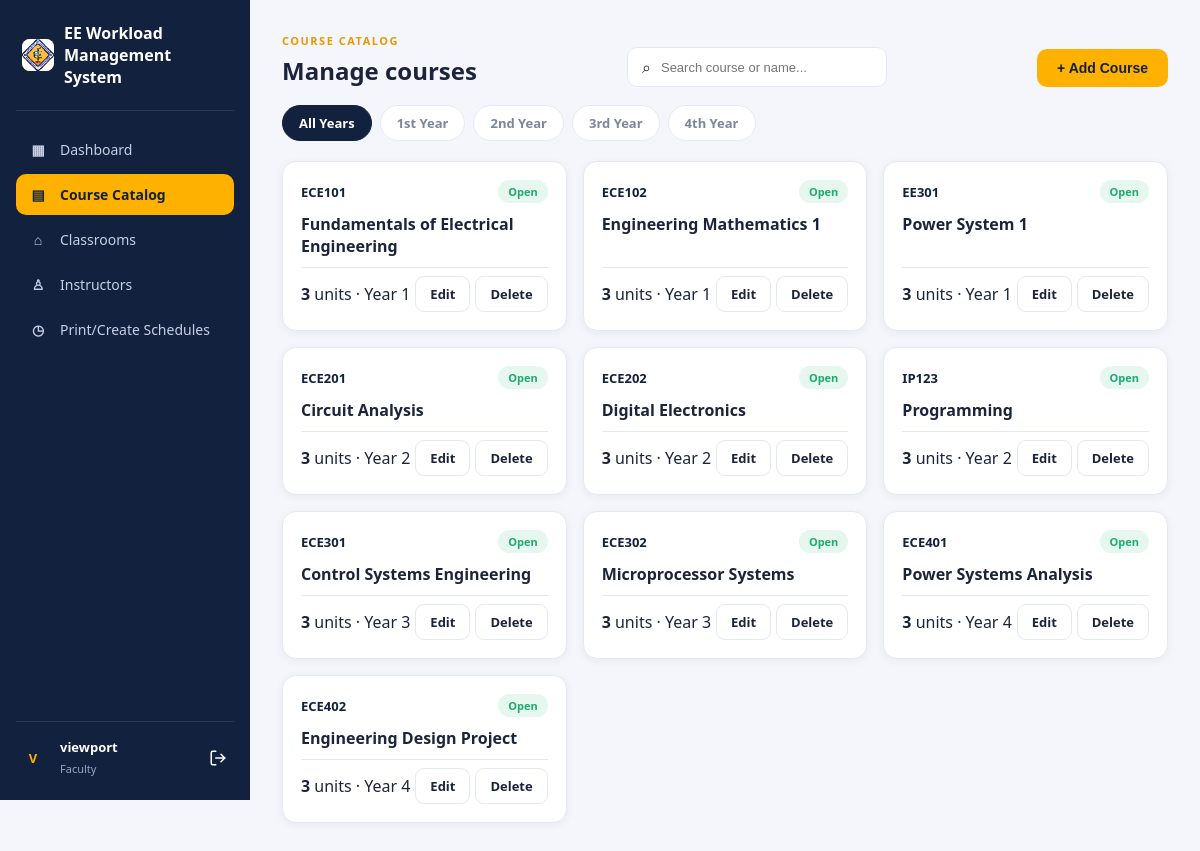
/courses.php (signed in), run on the app's committed database.
### tables this page shows
CREATE TABLE `courses` (
  `course_id` int(11) NOT NULL,
  `course_code` varchar(10) NOT NULL,
  `course_name` varchar(100) NOT NULL,
  `year_level` tinyint(4) NOT NULL,
  `units` tinyint(4) NOT NULL,
  `status` enum('Open','Closed') DEFAULT 'Open'
);

### courses.php (the view, shortened to what this page needs)
<?php
function h($v){ return htmlspecialchars((string)$v, ENT_QUOTES, 'UTF-8'); }
$db = new database();
$conn = $db->connect();
require 'includes/header.php';
$year = (int)($_GET['year'] ?? 0);
$search = trim($_GET['search'] ?? '');
$sql = "SELECT * FROM courses
        WHERE (? = 0 OR year_level = ?)
          AND (? = '' OR course_code LIKE CONCAT('%',?,'%') OR course_name LIKE CONCAT('%',?,'%'))
        ORDER BY year_level, course_code";
$stmt = $conn->prepare($sql);
$stmt->bind_param("iisss", $year, $year, $search, $search, $search);
$stmt->execute();
$filtered = $stmt->get_result()->fetch_all(MYSQLI_ASSOC);
?>
<section class="page-section">
<div class="section-heading">
  <div><span class="eyebrow">COURSE CATALOG</span><h2>Manage courses</h2></div>
  <form class="search"><span>⌕</span><input id="courseSearch" value="<?= h($search) ?>" placeholder="Search course or name..."></form>
<button class="primary-btn" id="openAddCourse">+ Add Course</button>
</div>
<div class="year-tabs">
  <a class="<?= !$year?'selected':'' ?>" href="courses.php">All Years</a>
  <?php for($y=1;$y<=4;$y++): ?>
  <a class="<?= $year===$y?'selected':'' ?>" href="?year=<?=$y?>"><?=$y?><?= $y===1?'st':($y===2?'nd':($y===3?'rd':'th')) ?> Year</a>
  <?php endfor;?>
</div>
<div class="course-grid" id="courseGrid">
<?php foreach($filtered as $c): ?>
<article class="course-card searchable">
  <div class="course-top">
    <span class="code"><?=h($c['course_code'])?></span>
    <span class="status <?= strtolower($c['status']) ?>"><?=h($c['status'])?></span>
  </div>
  <h3><?=h($c['course_name'])?></h3>
  <div class="course-bottom">
    <span><b><?=h($c['units'])?></b> units · Year <?=h($c['year_level'])?></span>
    <a href="?edit=<?= $c['course_id'] ?>" class="outline-btn">Edit</a>
    <a href="?delete=<?= $c['course_id'] ?>" class="outline-btn" onclick="return confirm('Delete this course?')">Delete</a>
  </div>
</article>
<?php endforeach;?>
</div>
</section>
<?php require 'includes/footer.php'; ?>

### assets/style.css (style rules this page uses)
:root { --navy:#12213d; --navy-2:#1b2a4a; --amber:#ffb100; --amber-dark:#e69900; --bg:#f4f6fb; --card:#ffffff; --border:#e4e8f1; --text:#1c243b; --muted:#7b869c; --green:#1fa971; --green-bg:#e6f7ef; --red:#e5484d; --red-bg:#fdecec; --radius:14px; --shadow:0 2px 10px rgba(20,30,60,.06); }
* { box-sizing:border-box }
body { margin:0;font-family:'Segoe UI',Roboto,Arial,sans-serif;background:var(--bg);color:var(--text);opacity:0;animation:pageFadeIn .45s ease forwards }
a { text-decoration:none;color:inherit }
.page-section { animation:fadeInUp .45s ease both }
.section-heading, .enrollment-head, .schedule-tools, .printable-schedule, .enroll-form-card { animation:fadeInUp .45s ease both }
.page-section { margin-bottom:28px }
.section-heading { display:flex;justify-content:space-between;align-items:flex-end;margin-bottom:18px;flex-wrap:wrap;gap:10px }
.eyebrow { font-size:11px;letter-spacing:1.5px;color:var(--amber-dark);font-weight:700 }
.section-heading h2 { margin:4px 0 0;font-size:24px }
.primary-btn { background:var(--amber);color:var(--navy);border:none;padding:11px 20px;border-radius:10px;font-weight:700;cursor:pointer;display:inline-flex;align-items:center;gap:8px;font-size:14px;transition:background-color .2s ease,transform .15s ease,box-shadow .2s ease }
.outline-btn { background:transparent;border:1.5px solid var(--border);color:var(--text);padding:8px 14px;border-radius:9px;font-weight:600;cursor:pointer;font-size:13px;transition:border-color .2s ease,transform .15s ease,background-color .2s ease }
.status { padding:4px 10px;border-radius:20px;font-size:11px;font-weight:700 }
.status.open,.status.available { background:var(--green-bg);color:var(--green) }
.search { display:flex;align-items:center;gap:8px;background:#fff;border:1px solid var(--border);border-radius:10px;padding:8px 14px;min-width:260px }
.search input { border:none;outline:none;flex:1;font-size:13px;background:transparent }
.year-tabs { display:flex;gap:8px;margin-bottom:20px;flex-wrap:wrap }
.year-tabs a { padding:8px 16px;border-radius:20px;background:#fff;border:1px solid var(--border);font-size:13px;font-weight:600;color:var(--muted) }
.year-tabs a.selected { background:var(--navy);color:#fff;border-color:var(--navy) }
.course-grid { display:grid;grid-template-columns:repeat(3,1fr);gap:16px }
.course-card { background:var(--card);border:1px solid var(--border);border-radius:var(--radius);padding:18px;box-shadow:var(--shadow);display:flex;flex-direction:column;gap:10px;transition:transform .2s ease,box-shadow .2s ease;animation:fadeInUp .4s ease both }
.course-grid .course-card:nth-child(3n+1) { animation-delay:.03s }
.course-grid .course-card:nth-child(3n+2) { animation-delay:.08s }
.course-grid .course-card:nth-child(3n+3) { animation-delay:.13s }
.course-top { display:flex;justify-content:space-between;align-items:center }
.course-top .code { font-weight:700;color:var(--navy);font-size:13px }
.course-card h3 { margin:0;font-size:16px }
.course-bottom { display:flex;justify-content:space-between;align-items:center;margin-top:auto;padding-top:8px;border-top:1px solid var(--border) }

### data on the page
courses: course_code "ECE101", status "Open", course_name "Fundamentals of Electrical Engineering", units "3", year_level "1"
courses: course_code "ECE102", status "Open", course_name "Engineering Mathematics 1", units "3", year_level "1"
courses: course_code "EE301", status "Open", course_name "Power System 1", units "3", year_level "1"
courses: course_code "ECE201", status "Open", course_name "Circuit Analysis", units "3", year_level "2"
courses: course_code "ECE202", status "Open", course_name "Digital Electronics", units "3", year_level "2"
courses: course_code "IP123", status "Open", course_name "Programming", units "3", year_level "2"
courses: course_code "ECE301", status "Open", course_name "Control Systems Engineering", units "3", year_level "3"
courses: course_code "ECE302", status "Open", course_name "Microprocessor Systems", units "3", year_level "3"
courses: course_code "ECE401", status "Open", course_name "Power Systems Analysis", units "3", year_level "4"
courses: course_code "ECE402", status "Open", course_name "Engineering Design Project", units "3", year_level "4"

### other printed values
substr($_SESSION['faculty_name'] ?? 'F', 0, 1) "V"
$_SESSION['faculty_name'] "viewport"
